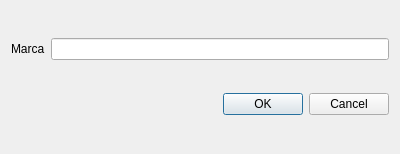
<?xml version="1.0" encoding="UTF-8"?>
<ui version="4.0">
 <class>MarcaDialog</class>
 <widget class="QDialog" name="MarcaDialog">
  <property name="geometry">
   <rect>
    <x>0</x>
    <y>0</y>
    <width>400</width>
    <height>154</height>
   </rect>
  </property>
  <property name="windowTitle">
   <string>Dialog</string>
  </property>
  <layout class="QVBoxLayout" name="verticalLayout">
   <item>
    <layout class="QHBoxLayout" name="horizontalLayout">
     <item>
      <widget class="QLabel" name="marcalabel">
       <property name="text">
        <string>Marca</string>
       </property>
      </widget>
     </item>
     <item>
      <widget class="QLineEdit" name="marcale"/>
     </item>
    </layout>
   </item>
   <item>
    <widget class="QDialogButtonBox" name="buttonBox">
     <property name="standardButtons">
      <set>QDialogButtonBox::Cancel|QDialogButtonBox::Ok</set>
     </property>
    </widget>
   </item>
  </layout>
 </widget>
 <resources/>
 <connections/>
</ui>
